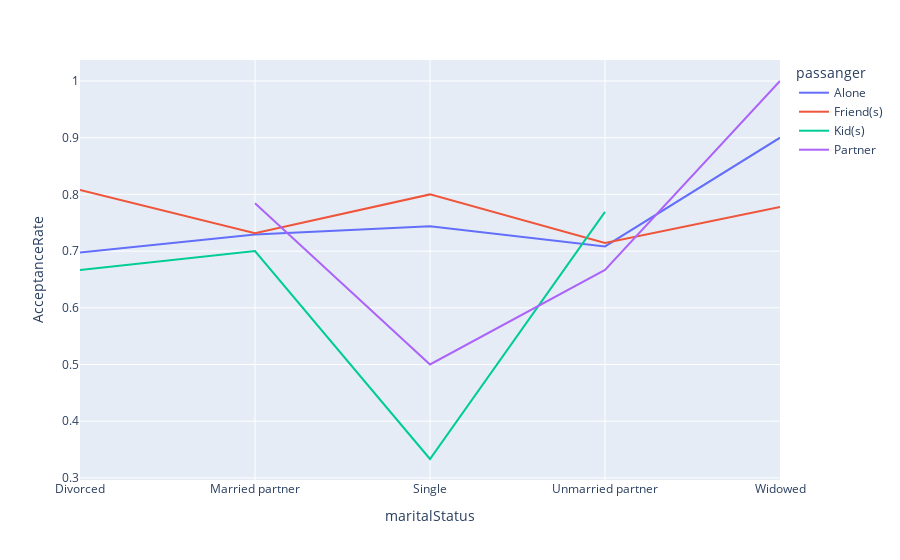

The notebook cell saved with this chart:
### Code cell
px.line(
    carry_out_copuons_passanger_marital_acceptance_rate,  
    x='maritalStatus',
    y='AcceptanceRate',
    color='passanger',
)

### Figure 1 — Plotly figure (JSON) as saved in the notebook; plotly's stock layout.template omitted (floating-point values rounded to 4 significant figures)
{"data": [{"hovertemplate": "passanger=Alone<br>maritalStatus=%{x}<br>AcceptanceRate=%{y}<extra></extra>", "legendgroup": "Alone", "line": {"color": "#636efa", "dash": "solid"}, "marker": {"symbol": "circle"}, "mode": "lines", "name": "Alone", "orientation": "v", "showlegend": true, "type": "scatter", "x": ["Divorced", "Married partner", "Single", "Unmarried partner", "Widowed"], "xaxis": "x", "y": [0.6974, 0.7294, 0.7438, 0.7083, 0.9], "yaxis": "y"}, {"hovertemplate": "passanger=Friend(s)<br>maritalStatus=%{x}<br>AcceptanceRate=%{y}<extra></extra>", "legendgroup": "Friend(s)", "line": {"color": "#EF553B", "dash": "solid"}, "marker": {"symbol": "circle"}, "mode": "lines", "name": "Friend(s)", "orientation": "v", "showlegend": true, "type": "scatter", "x": ["Divorced", "Married partner", "Single", "Unmarried partner", "Widowed"], "xaxis": "x", "y": [0.8077, 0.7317, 0.8, 0.7143, 0.7778], "yaxis": "y"}, {"hovertemplate": "passanger=Kid(s)<br>maritalStatus=%{x}<br>AcceptanceRate=%{y}<extra></extra>", "legendgroup": "Kid(s)", "line": {"color": "#00cc96", "dash": "solid"}, "marker": {"symbol": "circle"}, "mode": "lines", "name": "Kid(s)", "orientation": "v", "showlegend": true, "type": "scatter", "x": ["Divorced", "Married partner", "Single", "Unmarried partner"], "xaxis": "x", "y": [0.6667, 0.7, 0.3333, 0.7692], "yaxis": "y"}, {"hovertemplate": "passanger=Partner<br>maritalStatus=%{x}<br>AcceptanceRate=%{y}<extra></extra>", "legendgroup": "Partner", "line": {"color": "#ab63fa", "dash": "solid"}, "marker": {"symbol": "circle"}, "mode": "lines", "name": "Partner", "orientation": "v", "showlegend": true, "type": "scatter", "x": ["Married partner", "Single", "Unmarried partner", "Widowed"], "xaxis": "x", "y": [0.7843, 0.5, 0.6667, 1.0], "yaxis": "y"}], "layout": {"legend": {"title": {"text": "passanger"}, "tracegroupgap": 0}, "margin": {"t": 60}, "xaxis": {"anchor": "y", "domain": [0, 1], "title": {"text": "maritalStatus"}}, "yaxis": {"anchor": "x", "domain": [0, 1], "title": {"text": "AcceptanceRate"}}}}
